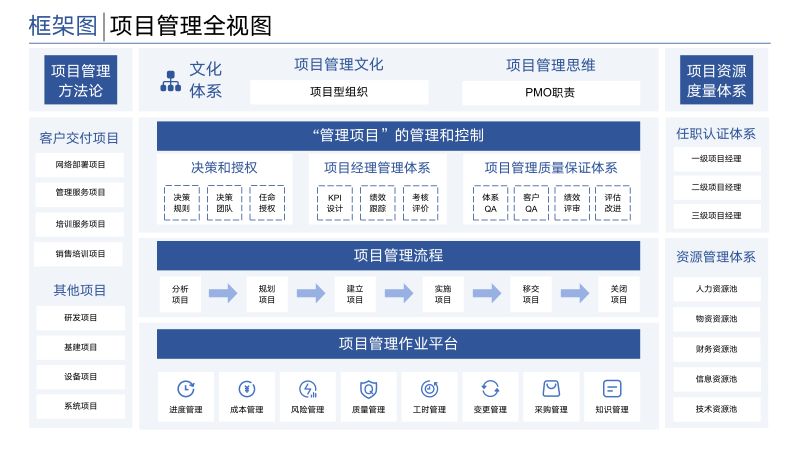
#> input picture dsh-ppt-plugin/skills/gorden-image-ppt-gen/参考图/leader_love/ref1.png, 1600 x 900 px (shown at 1/2 size)
$ python chroma_key.py --input '../../gorden-image-ppt-gen/参考图/leader_love/ref1.png' --out out.png
#> lines starting #> are read from the running program, lines starting #| are printed output that depends on the picture; after the words box and inside, x2 and y2 are one past the last pixel; in counts of white or black regions, pixels touching at a corner belong together
#!/usr/bin/env python3
"""Color-preserving chroma-key removal for infographic assets (frames / icons / decorations).

Why a dedicated script (instead of a generic green-screen remover):
  Generic removers tend to (a) DESATURATE content — capping the key channel on every
  semi-key pixel turns reds/oranges grey — and (b) EAT thin bright lines / glows when an
  aggressive soft-matte + edge erosion is used. For PPT skeletons that is fatal: the user
  loses divider lines, glow rings and accent fills.

This script instead:
  * keeps a FLAT key-color matte (hard core + anti-aliased ramp), so content colors that
    are far from the key are preserved 100% (no desaturation of reds / navy / grey / white);
  * reconstructs anti-aliased edge colors by unmixing the flat key color before despill,
    so thin strokes keep their original color instead of becoming dirty grey/green;
    recovery is limited to medium/high-alpha edge pixels to avoid magenta/purple halos
    caused by over-amplifying near-transparent pixels;
  * de-spills ONLY key-dominant pixels (e.g. green-dominant) by pulling the key channel down
    to the max of the other channels — this is a no-op for non-key colors, so it never
    greys-out content;
  * boosts anti-aliased edge alpha for frame/icon presets, so hairlines and arcs do not
    break into dotted fragments after transparency;
  * repairs tiny alpha gaps with binary close + alpha floor instead of filtering the
    grayscale alpha directly, so horizontal/vertical lines stay straight and arcs stay smooth;
  * does NOT erode the matte by default, so 1px lines and glow survive;
  * lets you opt into a tiny contract/feather when you specifically want to kill a fringe.

Usage:
    python3 chroma_key.py --input frame_raw.png --out frame.png            # auto green key
    python3 chroma_key.py --input ic.png --out ic.png --key-color #ff00ff  # magenta key
    python3 chroma_key.py --input f.png --out f.png --t-low 40 --t-high 110 --contract 1
    python3 chroma_key.py --input icons_raw.png --out icons_t.png --preset icon-safe --scale 2
"""
from __future__ import annotations

import argparse
import re
import sys
from pathlib import Path
from typing import List, Tuple

try:
    import numpy as np
except ImportError:  # pragma: no cover
    print("Error: numpy is required (pip install numpy).", file=sys.stderr)
    raise SystemExit(1)
try:
    from PIL import Image, ImageFilter
except ImportError:  # pragma: no cover
    print("Error: Pillow is required (pip install pillow).", file=sys.stderr)
    raise SystemExit(1)

Color = Tuple[int, int, int]


def _die(msg: str, code: int = 1) -> None:
    print(f"Error: {msg}", file=sys.stderr)
    raise SystemExit(code)


# [6 lines left out: function _parse_hex, not called in this run]


def _sample_border_key(arr: np.ndarray, mode: str) -> Color:
    """Median color of the image border / corners (the flat key background)."""
    h, w = arr.shape[:2]
    rgb = arr[..., :3]
    if mode == "corners":
        p = max(1, min(w, h) // 12)
        patches = [rgb[:p, :p], rgb[:p, -p:], rgb[-p:, :p], rgb[-p:, -p:]]
        samples = np.concatenate([p.reshape(-1, 3) for p in patches], axis=0)
    else:  # border band
        b = max(2, min(w, h) // 60)
        samples = np.concatenate([
            rgb[:b, :].reshape(-1, 3), rgb[-b:, :].reshape(-1, 3),
            rgb[:, :b].reshape(-1, 3), rgb[:, -b:].reshape(-1, 3),
        ], axis=0)
    med = np.median(samples.astype(np.float64), axis=0)
    return int(round(med[0])), int(round(med[1])), int(round(med[2]))


def _spill_channels(key: Color) -> List[int]:
    """Channels that carry the key color's energy (e.g. [1] for green, [0,2] for magenta)."""
    km = max(key)
    if km < 110:
        return []
    return [i for i, v in enumerate(key) if v >= km - 24 and v >= 110]


def remove_key(
    arr: np.ndarray,
    key: Color,
    t_low: float,
    t_high: float,
    despill: bool,
    contract: int,
    feather: float,
    edge_recover: bool,
    alpha_close: int,
    alpha_gamma: float,
    alpha_repair_floor: int,
    alpha_cutoff: int,
    alpha_opaque: int,
    edge_recover_min: float,
) -> Tuple[np.ndarray, dict]:
    h, w = arr.shape[:2]
    rgb = arr[..., :3].astype(np.float32)
    src_a = arr[..., 3].astype(np.float32) / 255.0
    key_arr = np.array(key, dtype=np.float32)

    # Chebyshev distance to the flat key color -> anti-aliased matte.
    dist = np.max(np.abs(rgb - key_arr), axis=2)
    if t_high <= t_low:
        t_high = t_low + 1.0
    ramp = (dist - t_low) / (t_high - t_low)
    ramp = np.clip(ramp, 0.0, 1.0)
    alpha = ramp * ramp * (3.0 - 2.0 * ramp)  # smoothstep

    spill = _spill_channels(key)
    out_rgb = rgb.copy()

    if edge_recover:
        # Recover foreground color from anti-aliased edge pixels:
        # observed = alpha * foreground + (1 - alpha) * key.
        # This removes the green/magenta contamination that otherwise makes
        # icon outlines and hairlines look ragged after transparency is applied.
        a = np.clip(alpha[..., None], 0.0, 1.0)
        edge = (a[..., 0] > edge_recover_min) & (a[..., 0] < 0.995)
        if np.any(edge):
            safe_a = np.maximum(a, max(0.08, edge_recover_min))
            recovered = (rgb - (1.0 - a) * key_arr) / safe_a
            out_rgb[edge] = recovered[edge]
            out_rgb = np.clip(out_rgb, 0.0, 255.0)

    if despill and spill:
        non_spill = [i for i in range(3) if i not in spill]
        # Anchor = strongest non-key channel; for multi-channel keys use the per-pixel max.
        anchor = (np.max(out_rgb[..., non_spill], axis=2) if non_spill
                  else np.zeros((h, w), np.float32))
        for c in spill:
            # Pull the key channel down to the anchor only where it exceeds it
            # (key-dominant). No-op for reds/navy/grey/white -> colors preserved.
            out_rgb[..., c] = np.minimum(out_rgb[..., c], anchor)

    if alpha_gamma > 0 and alpha_gamma != 1.0:
        # gamma < 1 raises semi-transparent edge alpha, preserving thin strokes
        # and circular arcs that otherwise become broken after PowerPoint scaling.
        alpha = np.power(np.clip(alpha, 0.0, 1.0), alpha_gamma)

    a8 = (alpha * src_a * 255.0).astype(np.uint8)
    if alpha_cutoff > 0:
        a8[a8 < alpha_cutoff] = 0
    if alpha_opaque < 255:
        a8[a8 >= alpha_opaque] = 255
    if alpha_close > 0:
        a8 = _repair_alpha_gaps(a8, alpha_close, alpha_repair_floor)

    out = np.dstack([np.clip(out_rgb, 0, 255).astype(np.uint8), a8])
    img = Image.fromarray(out, "RGBA")

    if contract > 0:
        ch = img.getchannel("A")
        for _ in range(contract):
            ch = ch.filter(ImageFilter.MinFilter(3))
        img.putalpha(ch)
    if feather > 0:
        img.putalpha(img.getchannel("A").filter(ImageFilter.GaussianBlur(feather)))

    fa = np.asarray(img.getchannel("A"))
    stats = {
        "key": "#%02x%02x%02x" % key,
        "transparent": int((fa == 0).sum()),
        "opaque": int((fa == 255).sum()),
        "partial": int(((fa > 0) & (fa < 255)).sum()),
        "total": int(fa.size),
    }
    return np.asarray(img), stats


# [20 lines left out: function _repair_alpha_gaps, not called in this run]


def _apply_preset(args) -> None:
    """Tune defaults for frame layers vs icon sheets without hiding explicit flags."""
    if args.preset == "default":
        return
    if args.preset == "icon-safe":
        # Icon sheets need softer alpha on anti-aliased borders and zero erosion.
        # This keeps circular badge outlines and art-word strokes intact after
        # scaling down in PowerPoint.
        if args.t_low == ap_defaults["t_low"]:
            args.t_low = 24.0
        if args.t_high == ap_defaults["t_high"]:
            args.t_high = 86.0
        if args.pad_alpha is None:
            args.pad_alpha = True
        if args.alpha_gamma == ap_defaults["alpha_gamma"]:
            args.alpha_gamma = 0.70
        if args.alpha_repair_floor == ap_defaults["alpha_repair_floor"]:
            args.alpha_repair_floor = 220
        if args.alpha_cutoff == ap_defaults["alpha_cutoff"]:
            args.alpha_cutoff = 14
        if args.alpha_opaque == ap_defaults["alpha_opaque"]:
            args.alpha_opaque = 248
        if args.edge_recover_min == ap_defaults["edge_recover_min"]:
            args.edge_recover_min = 0.20
        args.contract = 0
        args.feather = 0.0
        if args.alpha_close == 0:
            args.alpha_close = 1
    elif args.preset == "frame-safe":
        # Frame layers often contain hairline dividers. Keep a harder matte,
        # but still never erode unless explicitly requested.
        if args.t_low == ap_defaults["t_low"]:
            args.t_low = 32.0
        if args.t_high == ap_defaults["t_high"]:
            args.t_high = 100.0
        if args.alpha_gamma == ap_defaults["alpha_gamma"]:
            args.alpha_gamma = 0.72
        if args.alpha_repair_floor == ap_defaults["alpha_repair_floor"]:
            args.alpha_repair_floor = 235
        if args.alpha_cutoff == ap_defaults["alpha_cutoff"]:
            args.alpha_cutoff = 18
        if args.alpha_opaque == ap_defaults["alpha_opaque"]:
            args.alpha_opaque = 246
        if args.edge_recover_min == ap_defaults["edge_recover_min"]:
            args.edge_recover_min = 0.26
        args.contract = 0
        if args.alpha_close == 0:
            args.alpha_close = 1


ap_defaults = {
    "t_low": 38.0,
    "t_high": 110.0,
    "alpha_gamma": 1.0,
    "alpha_repair_floor": 220,
    "alpha_cutoff": 0,
    "alpha_opaque": 255,
    "edge_recover_min": 0.08,
}


def main() -> None:
    ap = argparse.ArgumentParser(description="Color-preserving chroma-key removal.")
    ap.add_argument("--input", required=True)
    ap.add_argument("--out", required=True, help="output .png (alpha preserved)")
    ap.add_argument("--key-color", default="#00ff00", help="hex key color when --auto-key none")
    ap.add_argument("--auto-key", choices=["none", "border", "corners"], default="border",
                    help="sample key color from border/corners (default border)")
    ap.add_argument("--t-low", type=float, default=38.0,
                    help="distance<=t-low -> fully transparent (default 38)")
    ap.add_argument("--t-high", type=float, default=110.0,
                    help="distance>=t-high -> fully opaque; the gap is the anti-aliased edge (default 110)")
    ap.add_argument("--preset", choices=["default", "icon-safe", "frame-safe"], default="default",
                    help="quality preset; icon-safe preserves circular badge/art-word borders")
    ap.add_argument("--scale", type=float, default=1.0,
                    help="upscale input before matting; 2 improves lines/arcs and PPT downsampling smoothness")
    ap.add_argument("--pad-alpha", action="store_true", default=None,
                    help="after matting, add a transparent safety border around the output canvas")
    ap.add_argument("--no-despill", dest="despill", action="store_false",
                    help="disable green/key spill cleanup on key-dominant pixels")
    ap.add_argument("--no-edge-recover", dest="edge_recover", action="store_false",
                    help="disable anti-aliased edge color reconstruction")
    ap.add_argument("--alpha-close", type=int, default=0,
                    help="repair tiny alpha gaps by N px before optional contract/feather (default 0; presets use 1)")
    ap.add_argument("--alpha-gamma", type=float, default=1.0,
                    help="gamma applied to foreground alpha; <1 boosts anti-aliased edges (presets use <1)")
    ap.add_argument("--alpha-repair-floor", type=int, default=220,
                    help="minimum alpha for pixels filled by --alpha-close repair (0-255)")
    ap.add_argument("--alpha-cutoff", type=int, default=0,
                    help="alpha below this is forced transparent; presets remove low-alpha speckles")
    ap.add_argument("--alpha-opaque", type=int, default=255,
                    help="alpha at/above this is forced opaque; presets stabilize solid strokes")
    ap.add_argument("--edge-recover-min", type=float, default=0.08,
                    help="minimum alpha for edge color unmixing; higher reduces magenta/purple halos")
    ap.add_argument("--contract", type=int, default=0,
                    help="erode matte by N px to kill a fringe (default 0; keep 0 to preserve thin lines)")
    ap.add_argument("--feather", type=float, default=0.0, help="gaussian blur alpha radius (default 0)")
    ap.add_argument("--force", action="store_true")
    ap.set_defaults(despill=True, edge_recover=True)
    args = ap.parse_args()
    _apply_preset(args)

    src = Path(args.input)
    if not src.exists():
        _die(f"input not found: {src}")
    out = Path(args.out)
    if out.exists() and not args.force:
        _die(f"output exists: {out} (use --force)")
    if out.suffix.lower() != ".png":
        _die("--out must be a .png so alpha is preserved")

    im = Image.open(src).convert("RGBA")
#> im is the input picture: PIL image 1600x900 RGBA; mean R, G, B, A 215.9, 222.7, 234.1, 255
    if args.scale <= 0:
        _die("--scale must be > 0")
    if args.scale != 1.0:
        nw = max(1, int(round(im.width * args.scale)))
        nh = max(1, int(round(im.height * args.scale)))
        im = im.resize((nw, nh), Image.Resampling.LANCZOS)
    arr = np.asarray(im)
    key = (_parse_hex(args.key_color) if args.auto_key == "none"
           else _sample_border_key(arr, args.auto_key))
#> in _sample_border_key, `med = np.median(samples.astype(np.float64), axis=0)`: med = [255, 255, 255]
#> key = (255, 255, 255)
    result, stats = remove_key(arr, key, args.t_low, args.t_high,
                               args.despill, args.contract, args.feather,
                               args.edge_recover, max(0, args.alpha_close),
                               args.alpha_gamma, args.alpha_repair_floor,
                               args.alpha_cutoff, args.alpha_opaque,
                               args.edge_recover_min)
#> in remove_key, `key_arr = np.array(key, dtype=np.float32)`: key_arr = [255, 255, 255]
#> in remove_key, `dist = np.max(np.abs(rgb - key_arr), axis=2)`:
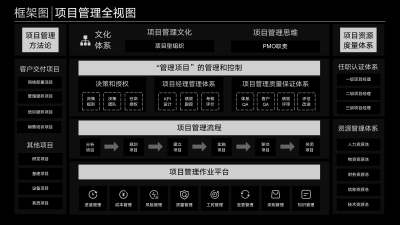
#> dist: shape (900, 1600) float32 (shown at 1/4 size); min 0, max 255, mean 39.1
#> in remove_key, `ramp = np.clip(ramp, 0.0, 1.0)`:
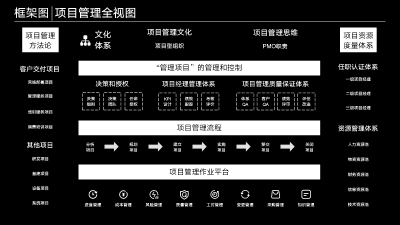
#> ramp: shape (900, 1600) float32 (shown at 1/4 size); min 0, max 1, mean 0.176
#> in _spill_channels, `km = max(key)`: km = 255
#> in remove_key, `spill = _spill_channels(key)`: spill = [0, 1, 2]
#> in remove_key, `edge = (a[..., 0] > edge_recover_min) & (a[..., 0] < 0.995)`:
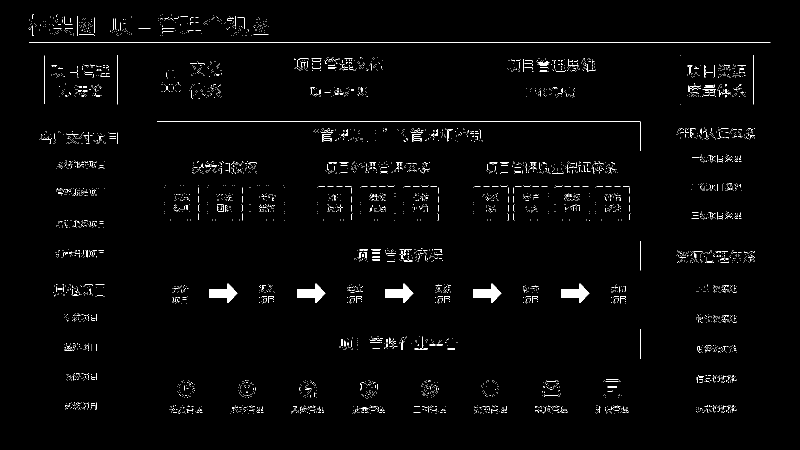
#> edge: shape (900, 1600) bool (shown at 1/2 size); 1.6% white; 5121 white regions (5044 under 20 px), largest, box (x1, y1, x2, y2) and area: (58, 85, 1541, 86) 1483, (418, 567, 475, 606) 1053, (594, 567, 651, 606) 1051
#> in remove_key, `recovered = (rgb - (1.0 - a) * key_arr) / safe_a`:
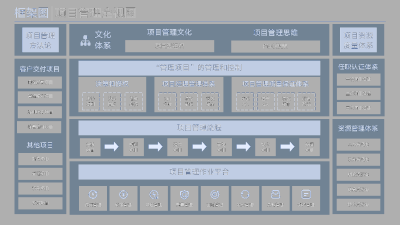
#> recovered: shape (900, 1600, 3) float32 (shown at 1/4 size); mean R, G, B -45.9, -24.6, 1.4; drawn with min black and max white
#> in remove_key, `out_rgb[edge] = recovered[edge]`:
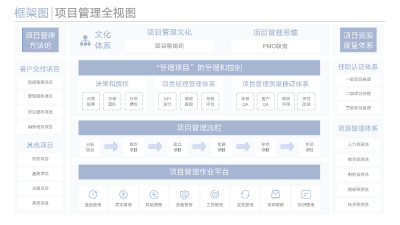
#> out_rgb: shape (900, 1600, 3) float32 (shown at 1/4 size); mean R, G, B 214.8, 221.3, 235.2; drawn with min black and max white
#> in remove_key, `non_spill = [i for i in range(3) if i not in spill]`: non_spill = []
#> the loop in remove_key, `for c in spill:` made 3 passes
#> in remove_key, `out = np.dstack([np.clip(out_rgb, 0, 255).astype(np.uint8), a8])`:
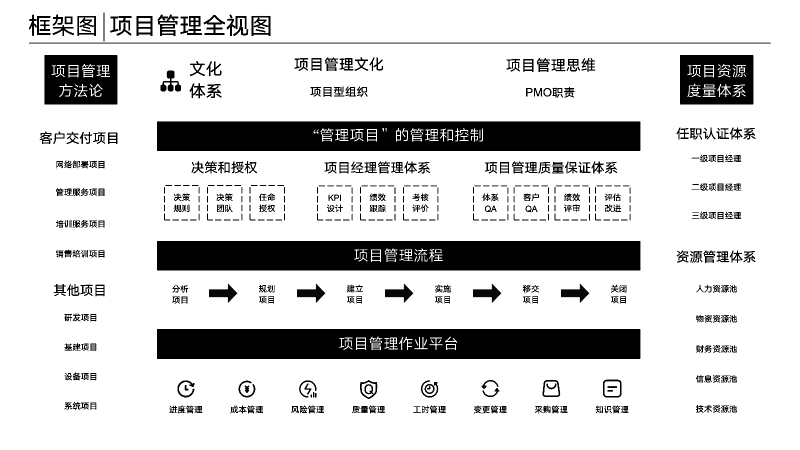
#> out: shape (900, 1600, 4) (shown at 1/2 size); mean R, G, B, A 0, 0, 0, 44.8; transparent parts drawn white
#> in remove_key, `stats = { "key": "#%02x%02x%02x" % key, "transparent": int((fa == 0).s..`: stats = {'key': '#ffffff', 'transparent': 1172846, 'opaque': 237473, 'partial': 29681, 'total': 1440000}
    if args.pad_alpha:
        result = np.pad(result, ((4, 4), (4, 4), (0, 0)), mode="constant", constant_values=0)
    out.parent.mkdir(parents=True, exist_ok=True)
    Image.fromarray(result, "RGBA").save(out)
    pct = 100.0 * stats["transparent"] / stats["total"]
#> pct = 81.45
    print(f"Wrote {out}")
    print(f"Key {stats['key']} | transparent {stats['transparent']}/{stats['total']} "
          f"({pct:.1f}%) | partial {stats['partial']} | opaque {stats['opaque']}")
#| Key #ffffff | transparent 1172846/1440000 (81.4%) | partial 29681 | opaque 237473
    if stats["transparent"] == 0:
        print("Warning: nothing matched the key color — check --key-color / --t-low.", file=sys.stderr)


if __name__ == "__main__":
    main()

$ run again, on dsh-ppt-plugin/skills/gorden-image-ppt-gen/参考图/leader_love/ref3.png
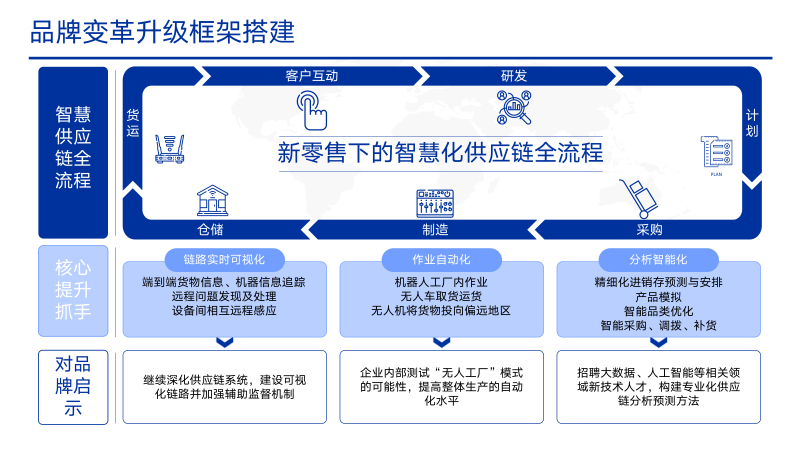
#> input picture dsh-ppt-plugin/skills/gorden-image-ppt-gen/参考图/leader_love/ref3.png, 1600 x 900 px (shown at 1/2 size)
#> in main, im is the input picture: PIL image 1600x900 RGBA; mean R, G, B, A 202.1, 213, 236.2, 255
#> med = [255, 255, 255]
#> key = (255, 255, 255)
#> src_a: shape (900, 1600) float32; every value is 1
#> key_arr = [255, 255, 255]
#> km = 255
#> spill = [0, 1, 2]
#> in remove_key, `edge = (a[..., 0] > edge_recover_min) & (a[..., 0] < 0.995)`:
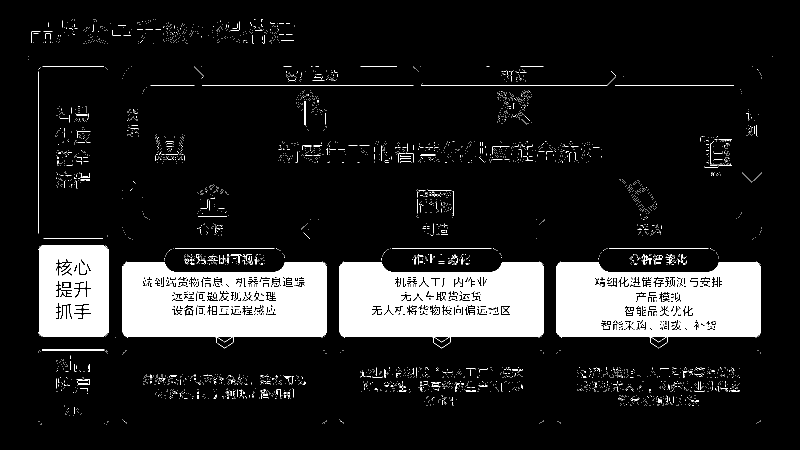
#> edge: shape (900, 1600) bool (shown at 1/2 size); 13% white; 4323 white regions (4197 under 20 px), largest, box (x1, y1, x2, y2) and area: (680, 523, 1088, 697) 50748, (1114, 523, 1521, 695) 49040, (246, 523, 654, 693) 48536
#> non_spill = []
#> anchor: shape (900, 1600) float32; every value is 0
#> the loop in remove_key, `for c in spill:` made 3 passes
#> in remove_key, `out = np.dstack([np.clip(out_rgb, 0, 255).astype(np.uint8), a8])`:
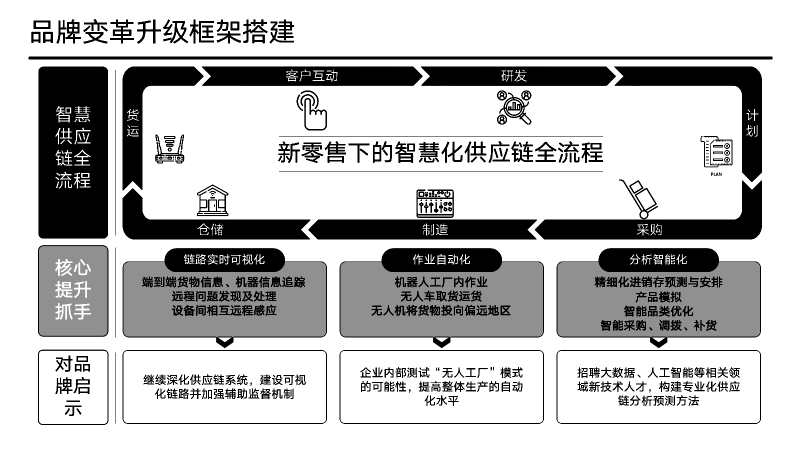
#> out: shape (900, 1600, 4) (shown at 1/2 size); mean R, G, B, A 0, 0, 0, 63.6; transparent parts drawn white
#> in remove_key, `stats = { "key": "#%02x%02x%02x" % key, "transparent": int((fa == 0).s..`: stats = {'key': '#ffffff', 'transparent': 975923, 'opaque': 271596, 'partial': 192481, 'total': 1440000}
#> pct = 67.77
#| Key #ffffff | transparent 975923/1440000 (67.8%) | partial 192481 | opaque 271596
